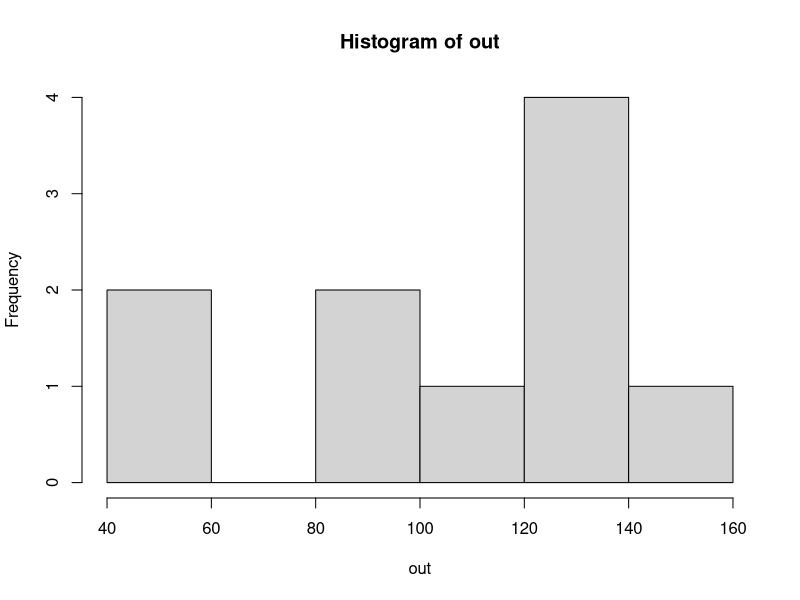

Write R code to recreate this figure.
# this is a document describing vectors in r
# january 22nd, 2026
# frania darringer

# --------------------------------------------
# start of script

x <- 5
print(x)

plant_height <- 3 # snake case
plantHeight <- 3 # camel case

# 1d atomic vec
z <- c(3.2, 5, 5, 6)
print(z)
typeof(z)

z <- c(c(3.2, 3), c(3, 5))
print(z)
is.numeric(z)

# character strings
t <- "perch"
print(t)

t <- c("perch", "bass", "trout")
print(t)

t <- c("this is a 'character' string", "this is another")
t[2]
typeof(t)

# logical/boolean
z <- c(TRUE, FALSE, TRUE)
is.logical(z)
typeof(z)
mean(z)

# vector properties
z <- c(1.1, 1.2, 3, 4.4)
typeof(z) # gives type
as.character(z) # as. coerces variable
is.numeric(z) # is. gives logical

t <- c(1, 2, "3", 4)
length(t)

# random number generator
z <- runif(5)
names(z)
print(z)
names(z) <- c("A", "B", "C", "D", "E")

# special data types
z <- c(3.2, 3, 3, NA)
print(z)
typeof(z)
length(z)
typeof(z[4])
sum(z)
sum(z, na.rm=T)

z <- 1/0
print(z)

# vectorization
z <- c(10, 20, 30)
z / 3

y <- c(1, 2, 3)
z + y

# recycling
x <- c(1, 2)

# atomic vecs pt. 2, jan 27
z <- vector(mode = "numeric", length = 0)
print(z)

# dynamic creation
z <- c(z, 5)
print(z)

# predefined length
z <- rep(0, 100)
length(z)

z <- rep(NA, 100)
print(z)

typeof(z)

z[1] <- "Vermont"
head(z)
typeof(z)

my_vector <- runif(100)
my_names <- paste("Species", seq(1:length(my_vector)), sep='')
print(my_names)
names(my_vector) <- my_names
head(my_vector)
str(my_vector)

# using rep func
rep(0.5, 6)
rep(x = 0.5, times = 6)

my_vec <- c(1, 2, 3)
rep(x = my_vec, times = 2)
rep(x = my_vec, times = 2, each = 2)

# sequencing vectors
seq(from = 2, to = 4)
x <- seq(from = 2, to = 4, length = 7)
my_vec <- 1:length(x)
my_vec

seq_along(my_vec)

# the params
runif(n = 3, min = 100, max = 101)
set.seed(123)
runif(n = 1, min = 0, max = 1)

# normal distributions
out <- rnorm(n = 10, mean = 100, sd = 30)
hist(out)

# random sampling
long_vec <- seq_len(10)
sample(x = long_vec, size = 10, replace = F)

# weighted sampling from a vec
weights <- c(rep(20, 5), rep(100, 5))
sample(x=long_vec, replace=TRUE, prob=weights)
weights <- c(rep(50, 5), rep(50, 5))
sample(x=long_vec, replace=TRUE, prob=weights)

# logical operators
# ! not
# & and (vector)
# | or (vector)

x <- 1:5
y <- c(1:3, 7, 7)
x == 5 & y == 7
x == 1 | y == 7
x == 2 # x equals
x != 2 # x does not equal
xor(x==3, y==3) 

# missing values
set.seed(90)
z <- runif(10)
z < 0.5
z[z < 0.5]

which(z < 0.5)
z[which(z < 0.5)]
zd <- c(z, NA, NA)
zd[zd < 0.5]

# dropping NAs with which to index
zd[which(zd < 0.5)]